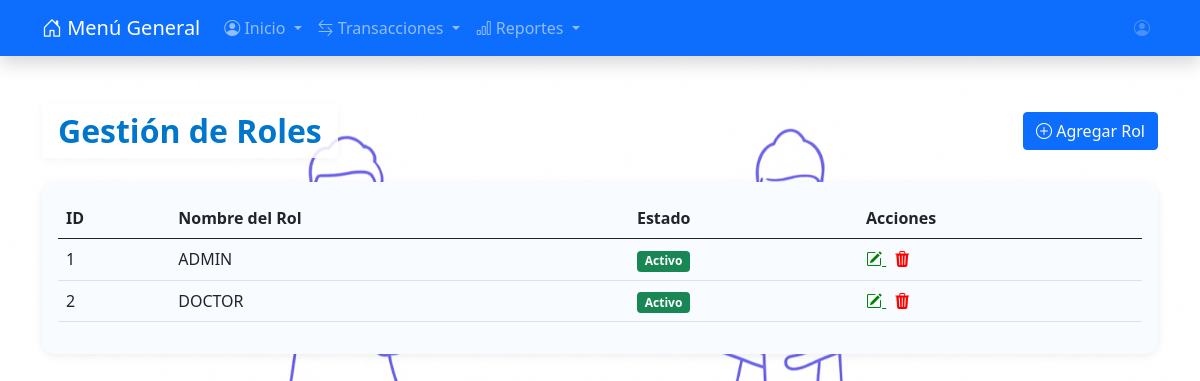
/pages/rol_user.php (signed in), run on the app's committed database.
### tables this page shows
CREATE TABLE `rol_usuario` (
  `COD_ROL` int(11) NOT NULL,
  `NOMBRE_ROL` char(20) NOT NULL UNIQUE,
  `ESTADO_ROL` char(1) NOT NULL
);

### config/conexion.php (called while the page is built, shortened)
<?php
class Conexion {
    private $host = 'localhost';
    private $user = 'root';
    private $password = '';
    private $database = 'dispensario';
    public function connect() {
    $connection = new mysqli($this->host, $this->user, $this->password, $this->database);
    return $connection;
}
}
?>

### controllers/rol_controller.php (called while the page is built, shortened)
<?php
require_once __DIR__ . '/../models/rol_model.php';
$model = new RolModel();
$roles = $model->obtenerRoles();

### models/rol_model.php (called while the page is built, shortened)
<?php
require_once __DIR__ . '/../config/conexion.php';
class RolModel {
    private $conn;
    public function __construct() {
        $conexion = new Conexion();
        $this->conn = $conexion->connect();
    }
    public function obtenerRoles() {
        $roles = [];
        $result = $this->conn->query("SELECT * FROM rol_usuario");
        if ($result) {
            while ($row = $result->fetch_assoc()) {
                $roles[] = $row;
            }
        }
        return $roles;
    }
}

### pages/rol_user.php (the view, shortened to what this page needs)
<?php
require_once '../controllers/rol_controller.php';
?>
<!DOCTYPE html>
<html lang="es">
<head>
  <link href="https://cdn.jsdelivr.net/npm/bootstrap@5.0.2/dist/css/bootstrap.min.css" rel="stylesheet" />
  <link rel="stylesheet" href="../css/style.css" />
  <link href="https://cdn.jsdelivr.net/npm/bootstrap-icons@1.11.3/font/bootstrap-icons.css" rel="stylesheet" />
</head>
<body class="bg-light">
  <?php include '../includes/navbar.php'; ?>
  <div class="container py-5">
    <div class="d-flex justify-content-between align-items-center mb-4">
      <h2 class="mb-0 px-3 py-2 rounded"
        style="background: rgba(255, 255, 255, 0.85); box-shadow: 0 2px 8px rgba(0, 0, 0, 0.04);">Gestión de Roles</h2>
      <button class="btn btn-primary" onclick="abrirModalRol('agregar')">
        <i class="bi bi-plus-circle"></i> Agregar Rol
      </button>
    </div>
    <div class="card shadow-sm">
      <div class="card-body">
        <div class="table-responsive">
          <table class="table table-hover align-middle">
            <thead>
              <tr>
                <th>ID</th>
                <th>Nombre del Rol</th>
                <th>Estado</th>
                <th>Acciones</th>
              </tr>
            </thead>
            <tbody>
              <?php
              if ($roles) {
                foreach ($roles as $rol) {
                  $estado = $rol['ESTADO_ROL'] == '1' ? '<span class="badge bg-success">Activo</span>' : '<span class="badge bg-danger">Inactivo</span>';
                  echo "<tr>";
                  echo "<td>" . htmlspecialchars($rol['COD_ROL']) . "</td>";
                  echo "<td>" . htmlspecialchars($rol['NOMBRE_ROL']) . "</td>";
                  echo "<td>" . $estado . "</td>";
                  echo "<td>
                            <a class='btn_editar' onclick=\"abrirModalRol('editar', '"
                    . htmlspecialchars($rol['COD_ROL']) . "', '"
                    . htmlspecialchars($rol['NOMBRE_ROL']) . "', '"
                    . htmlspecialchars($rol['ESTADO_ROL']) . "')\" title='Editar'>
                              <i class='bi bi-pencil-square'></i>
                            </a>
                            <a class='btn_eliminar ms-2' href='?eliminar=" . htmlspecialchars($rol['COD_ROL']) . "' onclick=\"return confirm('¿Estás seguro que deseas desactivar este rol?')\" title='Eliminar'>
                              <i class='bi bi-trash3-fill'></i>
                            </a>
                          </td>";
                  echo "</tr>";
                }
              } else {
                echo "<tr><td colspan='4' class='text-center'>No hay roles para mostrar.</td></tr>";
              }
              ?>
            </tbody>
          </table>
        </div>
      </div>
    </div>
  </div>
</body>
</html>

### css/style.css (style rules this page uses)
body { background: linear-gradient(to bottom right, #e0f7ff, #f0f9ff); background-image: url(../assets/doctoras.png); background-size: cover; background-position: center; background-repeat: no-repeat; background-attachment: fixed; font-family: 'Segoe UI', Arial, sans-serif; color: #333; min-height: 100vh; }
h2 { color: #0077cc; font-weight: 600; margin-bottom: 1.5rem; }
.card { border-radius: 14px; box-shadow: 0 6px 24px rgba(0, 123, 255, 0.10); transition: transform 0.2s, box-shadow 0.2s; background: #f8fbff; border: none; }
.d-flex { display: flex !important; }
.align-items-center { align-items: center !important; }
.py-5 { padding-top: 3rem !important; padding-bottom: 3rem !important; }
.shadow-sm { box-shadow: 0 2px 8px rgba(0,0,0,0.07) !important; }

### pages/rol_user.php (style rules this page uses)
.btn_editar { color: green; cursor: pointer; }
.btn_eliminar { color: red; }

### data on the page
rol_usuario: COD_ROL "1", NOMBRE_ROL "ADMIN", ESTADO_ROL "Activo"
rol_usuario: COD_ROL "2", NOMBRE_ROL "DOCTOR", ESTADO_ROL "Activo"

### other printed values
$menu_config['titulo'] "Inicio"
$menu_config['titulo'] "Transacciones"
$menu_config['titulo'] "Reportes"
